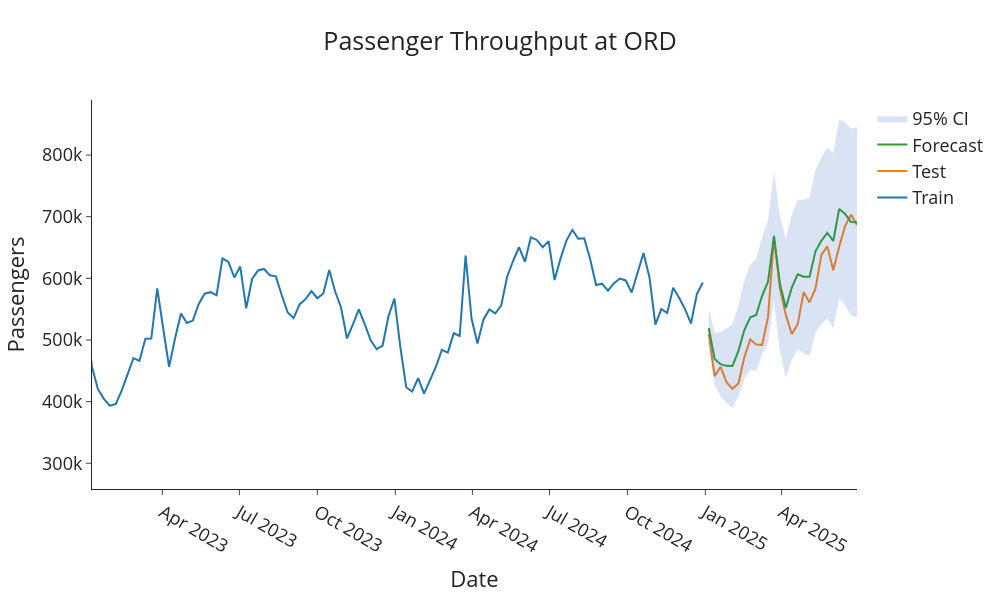

Write notebook code for a chart like this one.
### Code cell
def plot_forecasts(forecasts: list[float], title: str, conf_int=None, last_n: int = None) -> None:
    """Function to plot the forecasts with optional 95% confidence interval band."""
    fig = go.Figure()
    fig.add_trace(go.Scatter(x=data_ord_w_train_train['datetime'], y=data_ord_w_train_train['total_passenger_throughput'], name='Train'))
    fig.add_trace(go.Scatter(x=data_ord_w_train_test['datetime'], y=data_ord_w_train_test['total_passenger_throughput'], name='Test'))
    fig.add_trace(go.Scatter(x=data_ord_w_train_test['datetime'], y=forecasts, name='Forecast'))
    if conf_int is not None:
        upper = np.array(conf_int)[:, 1]
        lower = np.array(conf_int)[:, 0]
        fig.add_trace(go.Scatter(x=data_ord_w_train_test['datetime'], y=upper, line=dict(width=0), showlegend=False))
        fig.add_trace(go.Scatter(x=data_ord_w_train_test['datetime'], y=lower, fill='tonexty',
                                 fillcolor='rgba(68,114,196,0.2)', line=dict(width=0), name='95% CI'))

    xaxis = {}
    if last_n is not None:
        all_dates = pd.concat([data_ord_w_train['datetime'], data_ord_w_train_test['datetime']])
        xaxis['range'] = [all_dates.iloc[-last_n], all_dates.iloc[-1]]

    fig.update_layout(template="simple_white", font=dict(size=18), title_text=title,
                      width=1000, title_x=0.5, height=600, xaxis_title='Date',
                      yaxis_title='Passengers', xaxis=xaxis)
    return fig.show()

# Show only last 100 weeks
plot_forecasts(y_pred, 'Passenger Throughput at ORD', conf_int=y_conf_int, last_n=len(data_ord_w_train_train))

### Figure 1 — Plotly figure (JSON) as saved in the notebook; plotly's stock layout.template omitted (floating-point values rounded to 4 significant figures; data arrays with more than 128 entries replaced by an {"elided": "..."} marker saying what was removed)
{"data": [{"name": "Train", "type": "scatter", "x": {"elided": "156 str values"}, "y": {"elided": "156 int values"}}, {"name": "Test", "type": "scatter", "x": ["2025-01-05T00:00:00", "2025-01-12T00:00:00", "2025-01-19T00:00:00", "2025-01-26T00:00:00", "2025-02-02T00:00:00", "2025-02-09T00:00:00", "2025-02-16T00:00:00", "2025-02-23T00:00:00", "2025-03-02T00:00:00", "2025-03-09T00:00:00", "2025-03-16T00:00:00", "2025-03-23T00:00:00", "2025-03-30T00:00:00", "2025-04-06T00:00:00", "2025-04-13T00:00:00", "2025-04-20T00:00:00", "2025-04-27T00:00:00", "2025-05-04T00:00:00", "2025-05-11T00:00:00", "2025-05-18T00:00:00", "2025-05-25T00:00:00", "2025-06-01T00:00:00", "2025-06-08T00:00:00", "2025-06-15T00:00:00", "2025-06-22T00:00:00", "2025-06-29T00:00:00"], "y": [509881, 441377, 456510, 431356, 420756, 429433, 471869, 500702, 492585, 492077, 537286, 666227, 583944, 540650, 509794, 525552, 577578, 560823, 583557, 637942, 651852, 613076, 651668, 685144, 703064, 686687]}, {"name": "Forecast", "type": "scatter", "x": ["2025-01-05T00:00:00", "2025-01-12T00:00:00", "2025-01-19T00:00:00", "2025-01-26T00:00:00", "2025-02-02T00:00:00", "2025-02-09T00:00:00", "2025-02-16T00:00:00", "2025-02-23T00:00:00", "2025-03-02T00:00:00", "2025-03-09T00:00:00", "2025-03-16T00:00:00", "2025-03-23T00:00:00", "2025-03-30T00:00:00", "2025-04-06T00:00:00", "2025-04-13T00:00:00", "2025-04-20T00:00:00", "2025-04-27T00:00:00", "2025-05-04T00:00:00", "2025-05-11T00:00:00", "2025-05-18T00:00:00", "2025-05-25T00:00:00", "2025-06-01T00:00:00", "2025-06-08T00:00:00", "2025-06-15T00:00:00", "2025-06-22T00:00:00", "2025-06-29T00:00:00"], "y": [519400.0, 469200.0, 460700.0, 458000.0, 458000.0, 482300.0, 515800.0, 536700.0, 540700.0, 571800.0, 594800.0, 669000.0, 591200.0, 552000.0, 584900.0, 606400.0, 602600.0, 602400.0, 643900.0, 661300.0, 673500.0, 660600.0, 712600.0, 704500.0, 691400.0, 690900.0]}, {"line": {"width": 0}, "showlegend": false, "type": "scatter", "x": ["2025-01-05T00:00:00", "2025-01-12T00:00:00", "2025-01-19T00:00:00", "2025-01-26T00:00:00", "2025-02-02T00:00:00", "2025-02-09T00:00:00", "2025-02-16T00:00:00", "2025-02-23T00:00:00", "2025-03-02T00:00:00", "2025-03-09T00:00:00", "2025-03-16T00:00:00", "2025-03-23T00:00:00", "2025-03-30T00:00:00", "2025-04-06T00:00:00", "2025-04-13T00:00:00", "2025-04-20T00:00:00", "2025-04-27T00:00:00", "2025-05-04T00:00:00", "2025-05-11T00:00:00", "2025-05-18T00:00:00", "2025-05-25T00:00:00", "2025-06-01T00:00:00", "2025-06-08T00:00:00", "2025-06-15T00:00:00", "2025-06-22T00:00:00", "2025-06-29T00:00:00"], "y": [549700.0, 512000.0, 513100.0, 518500.0, 525600.0, 556400.0, 595900.0, 622300.0, 631500.0, 667400.0, 695100.0, 773800.0, 700300.0, 665200.0, 702100.0, 727400.0, 727400.0, 730800.0, 775700.0, 796700.0, 812200.0, 802500.0, 857800.0, 852700.0, 842700.0, 845200.0]}, {"fill": "tonexty", "fillcolor": "rgba(68,114,196,0.2)", "line": {"width": 0}, "name": "95% CI", "type": "scatter", "x": ["2025-01-05T00:00:00", "2025-01-12T00:00:00", "2025-01-19T00:00:00", "2025-01-26T00:00:00", "2025-02-02T00:00:00", "2025-02-09T00:00:00", "2025-02-16T00:00:00", "2025-02-23T00:00:00", "2025-03-02T00:00:00", "2025-03-09T00:00:00", "2025-03-16T00:00:00", "2025-03-23T00:00:00", "2025-03-30T00:00:00", "2025-04-06T00:00:00", "2025-04-13T00:00:00", "2025-04-20T00:00:00", "2025-04-27T00:00:00", "2025-05-04T00:00:00", "2025-05-11T00:00:00", "2025-05-18T00:00:00", "2025-05-25T00:00:00", "2025-06-01T00:00:00", "2025-06-08T00:00:00", "2025-06-15T00:00:00", "2025-06-22T00:00:00", "2025-06-29T00:00:00"], "y": [489200.0, 426400.0, 408300.0, 397500.0, 390300.0, 408200.0, 435800.0, 451100.0, 449900.0, 476100.0, 494400.0, 564200.0, 482100.0, 438800.0, 467700.0, 485400.0, 477900.0, 474100.0, 512000.0, 526000.0, 534900.0, 518700.0, 567500.0, 556200.0, 540100.0, 536600.0]}], "layout": {"font": {"size": 18}, "height": 600, "title": {"text": "Passenger Throughput at ORD", "x": 0.5}, "width": 1000, "xaxis": {"range": ["2023-01-08T00:00:00", "2025-06-29T00:00:00"], "title": {"text": "Date"}}, "yaxis": {"title": {"text": "Passengers"}}}}
